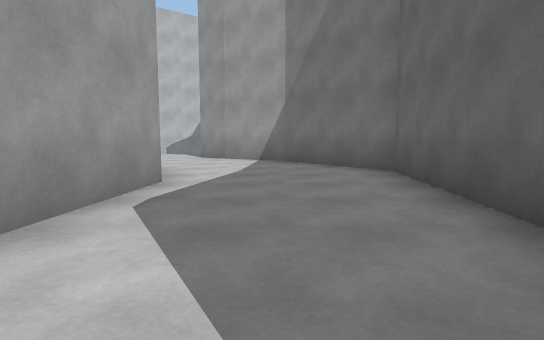
view 1 (above)

18 first-person views from a walk through a scene from a Unity 3-D project. The camera is 1.2 m above the floor, tilts 6° down and sees 80° across. The floor is counted in squares, 2 m on a side. Each view is taken from the middle of a square. On the plan, view 1 faces up. The plan holds only what a view shows up to about 10 squares ahead; the rest is blank. The place goes on beyond the plan.

view 2
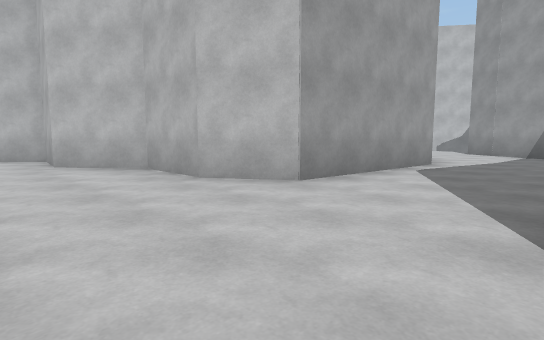

view 3
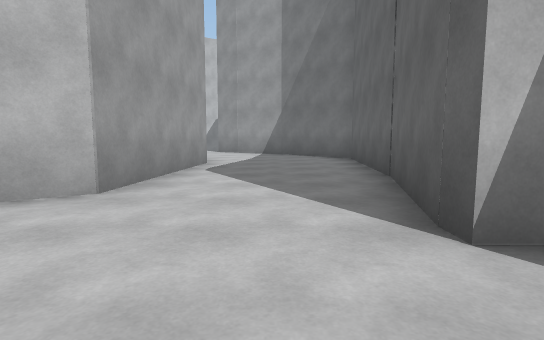

view 4
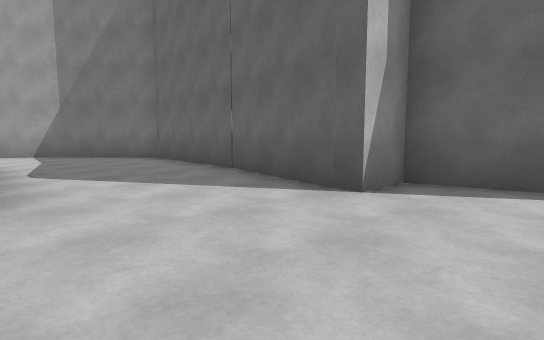

view 5
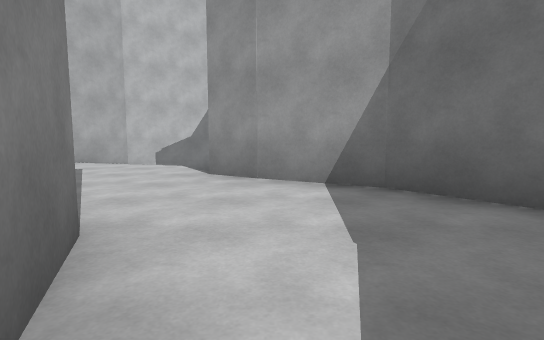

view 6
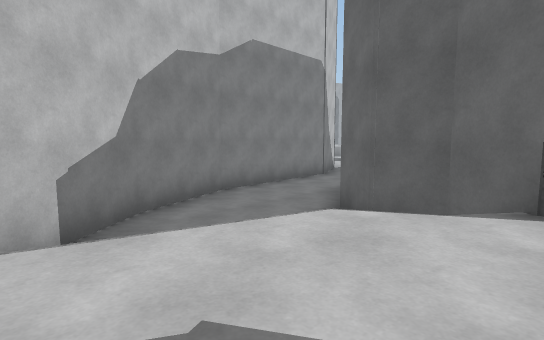

view 7
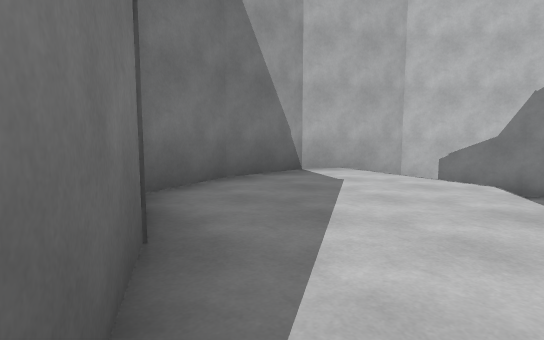

view 8
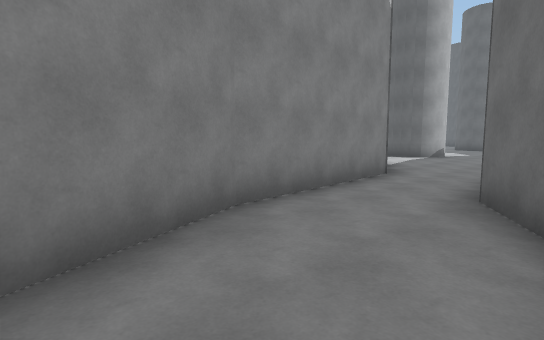

view 9
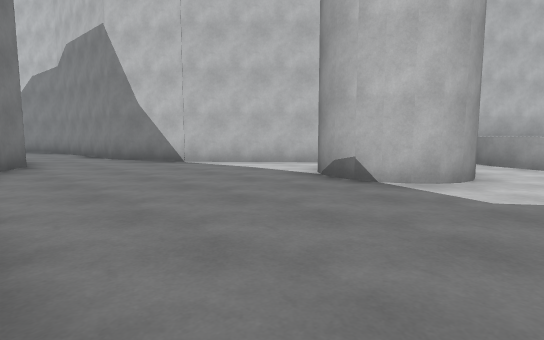

view 10
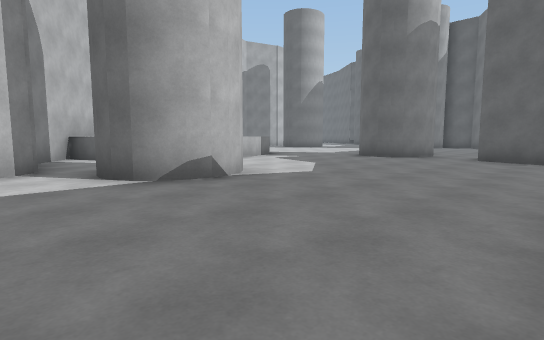

view 11
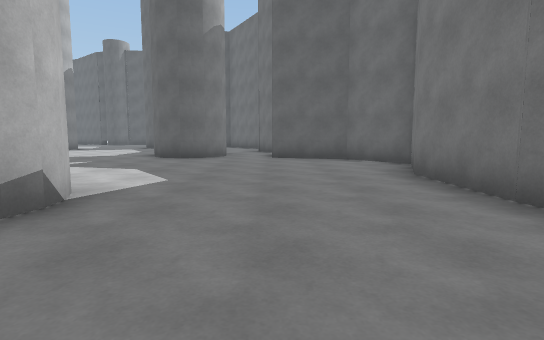

view 12
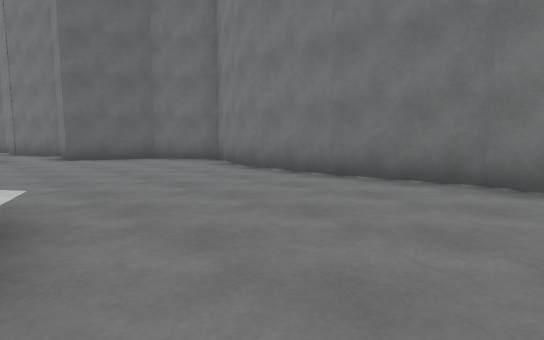

view 13
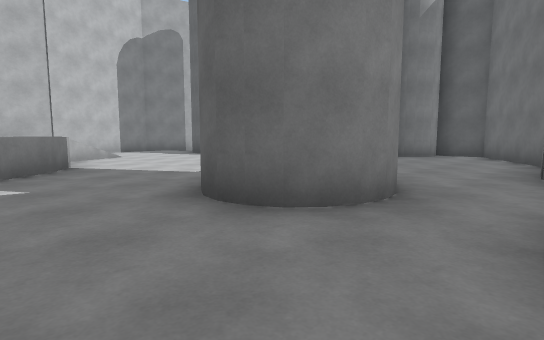

view 14
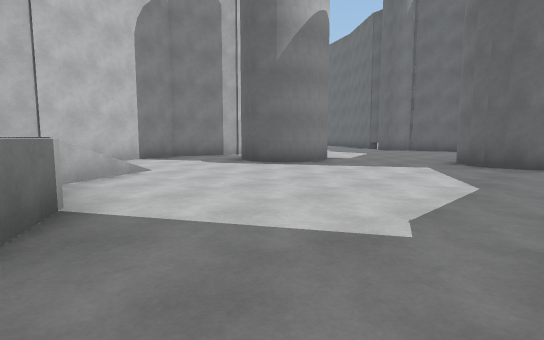

view 15
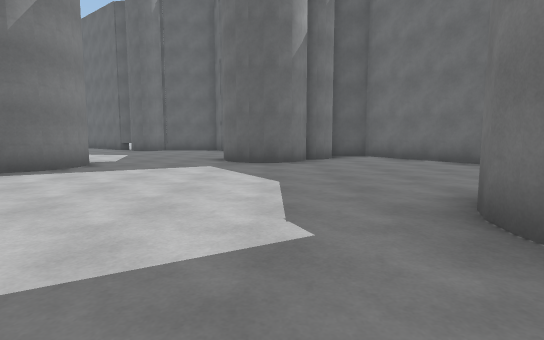

view 16
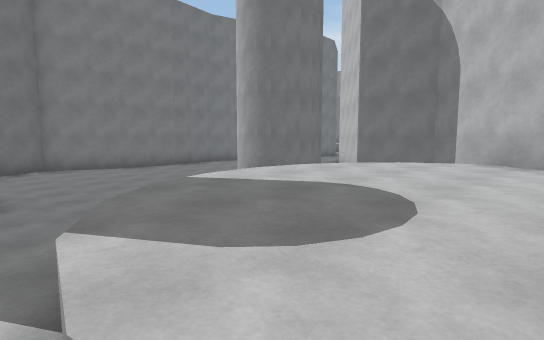

view 17
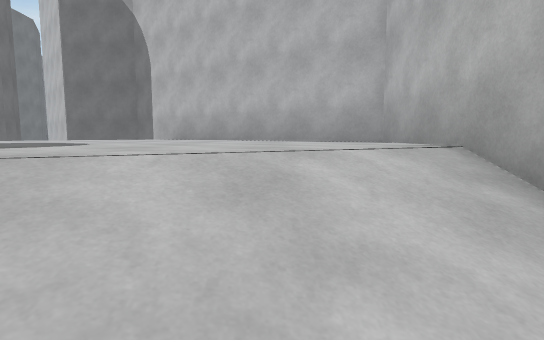

view 18
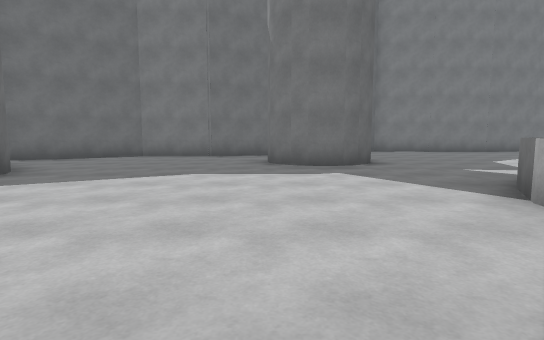

### Floor plan
Key: @ floor where view 1 was taken; # wall or solid block; . main floor; : floor 1.25 m higher than the main floor; / step, stairs or slope; = window, fence, low wall or low ledge.
Columns run from 9 left of view 1 to 25 right of it. Each row starts with its distance up from view 1.
 27                            ####
 26                      #######...
 25                     ##::// ....
 24                    ##:::///...#  ..
 23                   ##::::://...##...
 22                  ##::::::=.........
 21                  #.::::::..........
 20                  #.=::::=.......#
 19                 ##...==.........#
 18                ##.##............###
 17               ##..##.....###......#
 16             ###...##.....###.....##
 15       #######...................##
 14      ##..................##.#####
 13     ##.....###...........####
 12    ## /..### ## ........##
 11    #://.##      #########
 10    #:::.#
  9    #::::##
  8    #:::::##
  7    ###::::##
  6      ##::::#
  5       ##:::#
  4        #:::#
  3        #:::#
  2        #:::#
  1        #:::#
  0    #####:@:#
 -1 ####:::::::##
 -2 #:::::::::::#
 -3      :::::::#

Positions as (right, up) in squares from view 1, and headings:
1: (0, 0), facing up
2: (1, -3), facing up-left
3: (0, -3), facing up
4: (-2, -3), facing up-right
5: (-1, 4), facing up
6: (-5, 9), facing up-right
7: (-2, 6), facing up-left
8: (-3, 12), facing up-right
9: (12, 12), facing up-left
10: (7, 12), facing up-right
11: (7, 14), facing right
12: (7, 16), facing down-right
13: (14, 14), facing up-right
14: (15, 18), facing up-right
15: (15, 19), facing right
16: (16, 23), facing down-left
17: (17, 24), facing left
18: (18, 24), facing down
